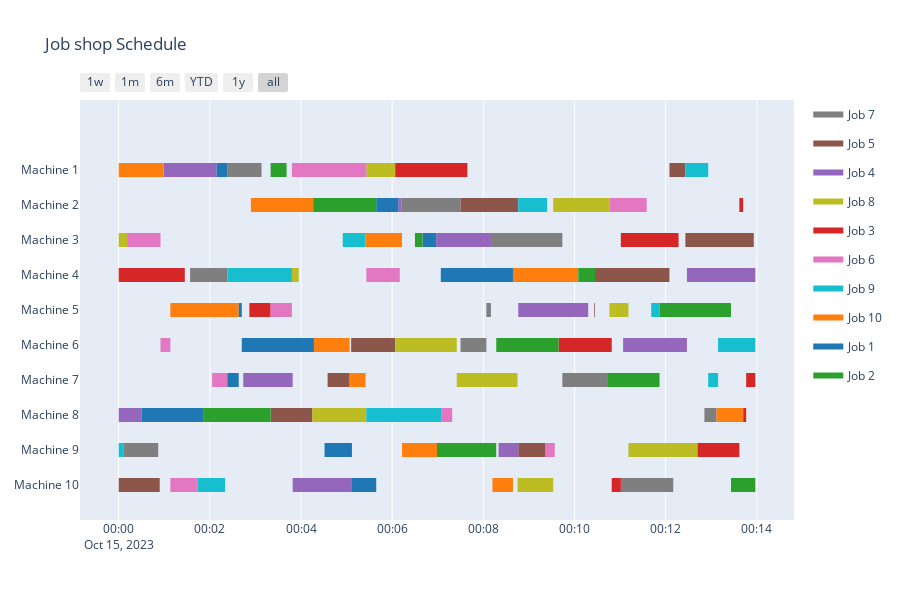

The notebook cell this image was saved under:
### Code cell
'''--------plot gantt chart-------'''
import pandas as pd
from chart_studio import plotly as py
from plotly.offline import iplot
import plotly.figure_factory as ff
import datetime

m_keys=[j for j in range(10)]
j_keys=[j for j in range(10)]
key_count={key:0 for key in j_keys}
j_record={}


for var in dv:
    var_value = dv[var].varValue
    
    start_time=str(datetime.timedelta(seconds=var_value)) # convert seconds to hours, minutes and seconds
    end_time=str(datetime.timedelta(seconds=var_value+pt[var[1]][list(mo[var[1]]).index(var[0])]))
        
    j_record[(var[1],var[0])]=[start_time,end_time]
    
    key_count[i]=key_count[i]+1
        

df=[]
for m in m_keys:
    for j in j_keys:
        df.append(dict(Task='Machine %s'%(m+1), Start='2023-10-15 %s'%(str(j_record[(j,m)][0])), Finish='2023-10-15 %s'%(str(j_record[(j,m)][1])),Resource='Job %s'%(j+1)))
    
fig = ff.create_gantt(df, index_col='Resource', show_colorbar=True, group_tasks=True, showgrid_x=True, title='Job shop Schedule')
iplot(fig, filename='GA_job_shop_scheduling')
